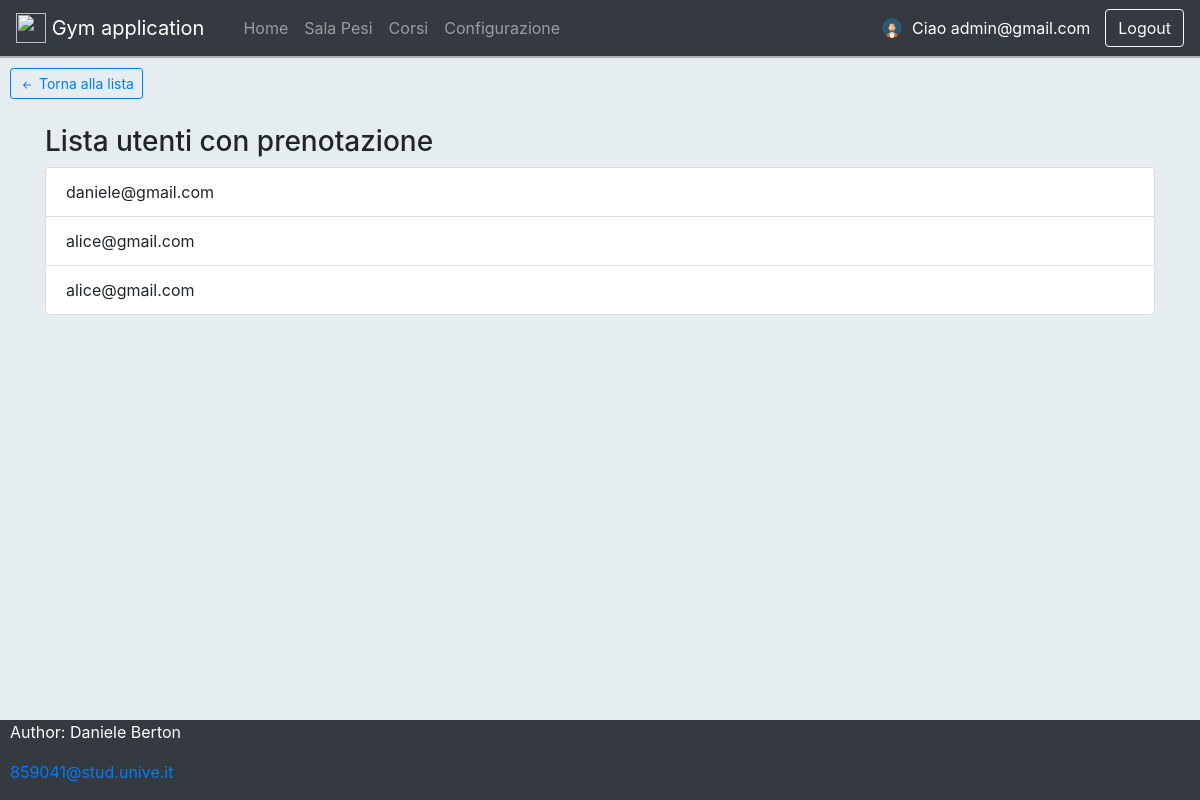
Page /select_slot?slot_id=46 (signed in) on the committed database.
### models.py (models this page shows, shortened)
class User(db.Model, UserMixin):
    __tablename__ = 'user'
    __table_args__ = (
        db.UniqueConstraint('email', 'role', name='uniq_exec_email_role'),
        db.Index('user_email_index', 'email'),
        db.CheckConstraint('role IN ("owner", "user", "instructor")', name='user_role_list'),
    )
    id = db.Column('id', db.Integer, primary_key = True)
    email = db.Column(db.String(100))
    password = db.Column(db.String(50))
    role = db.Column(db.String(50), nullable=False)
    def __repr__(self):
        return "<User(id='%s', email='%s', password='%s', role='%s')>" % (self.id, self.email, '*****', self.role)

class Booking(db.Model):
    __tablename__ = 'booking'
    __table_args__ = (
        db.Index('booking_user_index', 'user'),
    )
    id = db.Column('id', db.Integer, primary_key = True, autoincrement=True)
    user = db.Column(Integer, ForeignKey('user.id'))
    slot = db.Column(Integer, ForeignKey('slot.id'))

### weight_room.py (the view)
@wr_bp.route('/select_slot', methods=['GET', 'POST'])
@login_required # richiede autenticazione
def select_slot():
    selected_slot =request.args.get("slot_id")
    slot = Slot.query.filter_by(id=selected_slot).first()
    log(slot)
    user = current_user
    bookings = [r.slot for r in session.query(Booking.slot).filter_by(user=current_user.id)]
    is_booked = slot.id in bookings
    log('isBooked: ', is_booked)
    if (user.role == 'owner'):
        booking_list = session.query(Booking, User.email).filter_by(slot=slot.id, user=User.id).all()
        resp = make_response(render_template("booking_list.html", slot=slot,user=user, booking_list=booking_list))
    else:
        resp = make_response(render_template("reservation_modal.html", slot=slot, user=user, is_booked=is_booked))
    return resp

### app.py (called while the page is built)
@login_manager.user_loader # definisce la callback
def load_user(user_id):
    log('[load_user] user_id: ', user_id)
    user = User.query.filter_by(id=user_id).first()
    log('[load_user] Logged user: ',user)
    return user

### models.py (called while the page is built)
    def __repr__(self):
        return "<Slot(id='%s', day='%d', date='%s', hour_from='%s', hour_to='%s', places='%d', weight_room ='%d')>" % (self.id, self.day, self.date, self.hour_from, self.hour_to, self.places, self.weight_room )

### utils/log.py (called while the page is built)
def log(method, message=''):
    print(method, message)

### templates/booking_list.html
{% extends "base.html" %}
 {% block pagebody %}
 <div class="p-10">
     <form action="{{ url_for('wr_bp.weight_rooms') }}">
         <button type="submit" class="btn btn-outline-primary btn-sm">
            <svg xmlns="http://www.w3.org/2000/svg" width="16" height="16" fill="currentColor" class="bi bi-arrow-left-short" viewBox="0 0 16 16">
                <path fill-rule="evenodd" d="M12 8a.5.5 0 0 1-.5.5H5.707l2.147 2.146a.5.5 0 0 1-.708.708l-3-3a.5.5 0 0 1 0-.708l3-3a.5.5 0 1 1 .708.708L5.707 7.5H11.5a.5.5 0 0 1 .5.5z"/>
              </svg>
              Torna alla lista
        </button>
     </form>
 </div>
<div class="container">
    <div>
        <h3>Lista utenti con prenotazione</h3>
        {% if booking_list %}
            <ul class="list-group">
                    {% for book in booking_list %}
                        <li class="list-group-item">{{book.email}}</li>
                    {% endfor %}
            </ul>
        {% else %}
            <p>Non ci sono prenotazioni per questo slot</p>
        {% endif %}
    </div>
</div>
{% endblock %}

### templates/base.html (shortened to what this page needs)
<html>
    <head>
      <link rel= "stylesheet" type= "text/css" href= "{{ url_for('static',filename='styles/main.css') }}">
      {% block styles %}
            {{ bootstrap.load_css() }}
        {% endblock %}
    </head>
    <header>
      {% if route != 'login' and route != '/unauthorized' and user %}
        <nav class="header navbar navbar-expand-lg navbar-dark bg-dark">
          <a class="navbar-brand" href="{{ url_for('private') }}">
            <img src="https://www.goldsgym.com/assets/dist/img/logo/notext/fullcolor.svg" width="30" height="30" class="d-inline-block align-top" alt="">
            Gym application
          </a>
          <div class="container-fluid">
            <div class="collapse navbar-collapse" id="navbarExample01">
              <ul class="navbar-nav me-auto mb-2 mb-lg-0">
                {% if user and user.role == "owner"  %}
                  <li class="{{ 'active' if route == '/admin_dashboard' or route == '/private' else '' }} nav-item">
                      <a class="nav-link" aria-current="page" href="{{ url_for('admin_dashboard') }}">Home</a>
                  </li>
                  {% else %}
                  <li class="{{ 'active' if route == '/private' or route == '/admin_dashboard' else '' }} nav-item">
                      <a class="nav-link" aria-current="page" href="{{ url_for('private') }}">Home</a>
                    </li>
                {% endif %}
                <li class="{{ 'active' if route == '/weight_rooms'  or route == '/previous' or route == '/next' else '' }} nav-item">
                  <a class="nav-link" href="{{ url_for('wr_bp.weight_rooms') }}">Sala Pesi</a>
                </li>
                <li class="{{ 'active' if route == '/courses' else '' }}  nav-item">
                  <a class="nav-link" href="{{ url_for('courses') }}">Corsi</a>
                </li>
                {% if user and user.role == "owner"  %}
                  <li class="{{ 'active' if route == '/setting' else '' }}  nav-item">
                    <a class="nav-link" href="{{ url_for('setting') }}">Configurazione</a>
                  </li>
                {% endif %}
              </ul>
            </div>
            <img src="static/img/avatar_man.png" alt="Avatar" class="avatar">
            {% if user %}
              <span class="user">Ciao {{user.email}}</span>
              {% endif %}
          </div>
          <form action="/logout" method="POST" class="form-inline my-2 my-lg-0">
            <button class="btn btn-outline-light" type="submit">Logout</button>
          </form>
        </nav>
        {% endif %}
    </header>
    <body>
      {% block pagebody %}
        {% endblock %}
    </body>
    <footer class="footer navbar-dark bg-dark">
        <p>Author: Daniele Berton</p>
        <p><a href="mailto:859041@stud.unive.it">859041@stud.unive.it</a></p>
    </footer>
</html>

### static/styles/main.css (style rules this page uses)
.header { border-bottom: 2px solid rgb(177, 175, 175) !important; }
.user { color: white; padding-left: 10px; }
.container { padding-bottom: 100px; }
.p-10 { padding: 10px; }
body, html { margin: 0; padding: 0; height: 100%; background: #e6edf0 !important; }
.avatar { vertical-align: middle; width: 20px; height: 20px; border-radius: 50%; }

### templates/base.html (style rules this page uses)
.footer { position: fixed; left: 0; bottom: 0; width: 100%; background-color: rgb(45, 45, 45); color: white; }
.footer p { padding-left: 10px; }

### rows in the picture
User: email "admin@gmail.com"
Booking: email "daniele@gmail.com"
Booking: email "alice@gmail.com"
Booking: email "alice@gmail.com"
